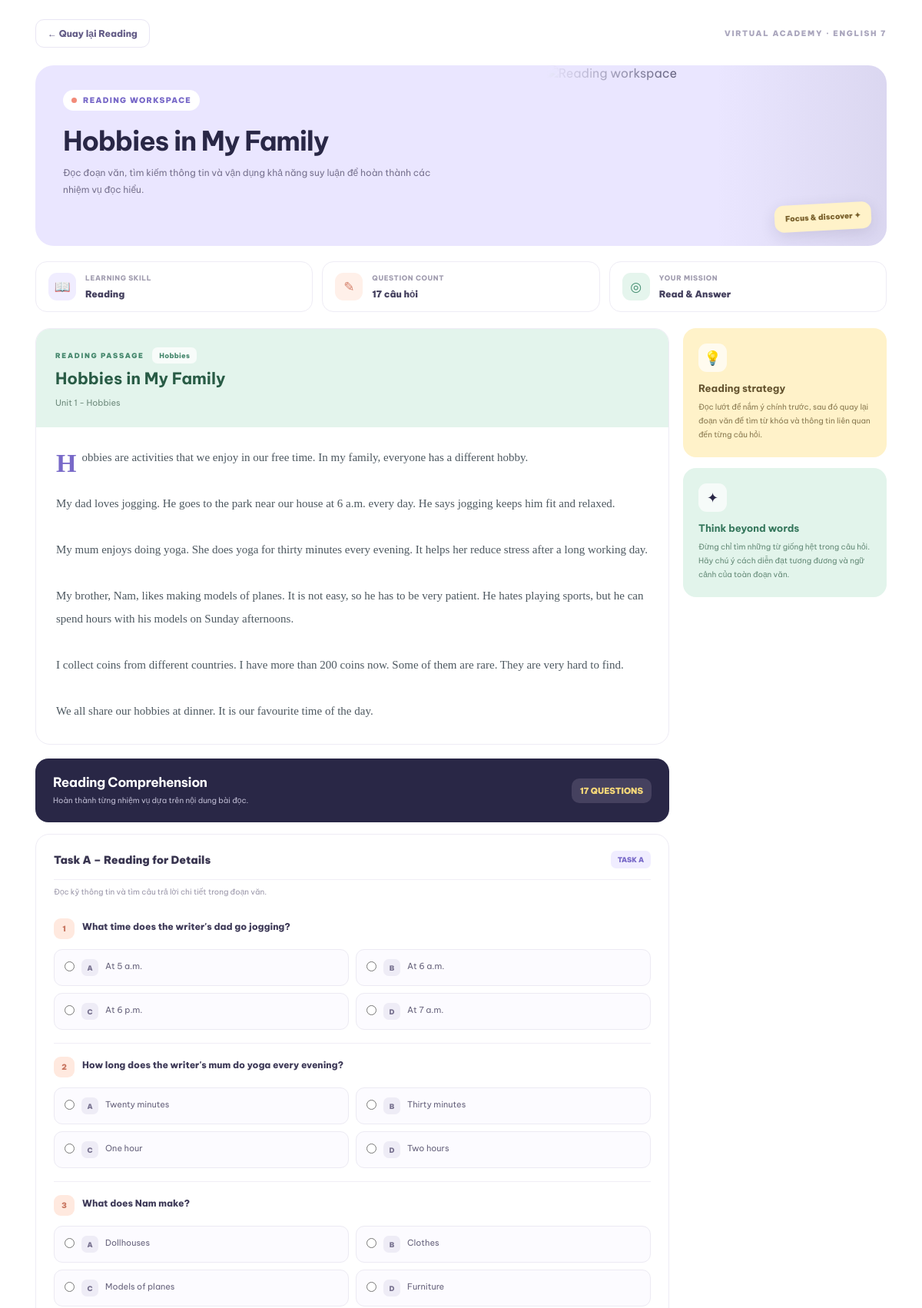
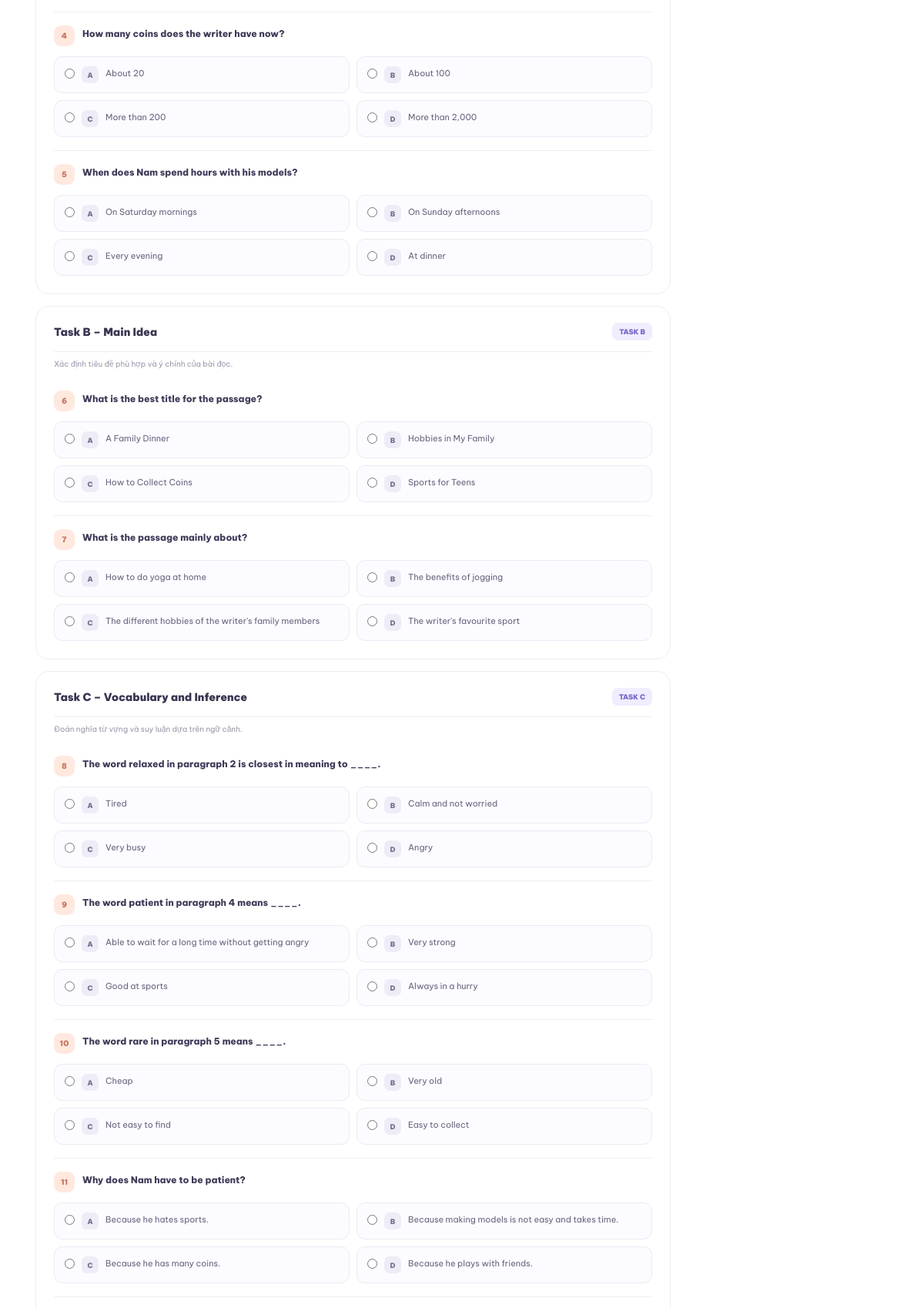
The app's page /reading/practice/1 (signed in, upper part) with its own data (2 pictures, top to bottom).
### database.py (models this page shows)
class ReadingPassage(db.Model):
    __tablename__ = "reading_passages"
    id = db.Column(db.Integer, primary_key=True)
    section_type = db.Column(db.String(20), nullable=False, default="unit")
    unit = db.Column(db.Integer, nullable=True)
    review_number = db.Column(db.Integer, nullable=True)
    title = db.Column(db.String(200), nullable=False)
    topic = db.Column(db.String(100))
    description = db.Column(db.Text)
    content = db.Column(db.Text, nullable=False)
    difficulty = db.Column(db.String(30), default="basic")
    created_at = db.Column(db.DateTime, default=datetime.utcnow)
    questions = db.relationship(
        "ReadingQuestion",
        backref="passage",
        cascade="all, delete-orphan",
        order_by="ReadingQuestion.id"
    )

class ReadingQuestion(db.Model):
    __tablename__ = "reading_questions"
    id = db.Column(db.Integer, primary_key=True)
    passage_id = db.Column(
        db.Integer,
        db.ForeignKey("reading_passages.id"),
        nullable=False
    )
    task_type = db.Column(db.String(10), nullable=False)
    question_type = db.Column(db.String(50), nullable=False)
    question_text = db.Column(db.Text, nullable=False)
    option_a = db.Column(db.Text)
    option_b = db.Column(db.Text)
    option_c = db.Column(db.Text)
    option_d = db.Column(db.Text)
    correct_answer = db.Column(db.Text, nullable=False)
    explanation = db.Column(db.Text)
    difficulty = db.Column(db.String(30), default="basic")
    created_at = db.Column(db.DateTime, default=datetime.utcnow)

### reading.py (the view, shortened to what this page needs)
@reading_bp.route(
    "/reading/practice/<int:passage_id>",
    methods=["GET", "POST"]
)
@student_required
def reading_practice(passage_id):
    passage = ReadingPassage.query.get_or_404(
        passage_id
    )
    unlock_state = get_reading_unlock_state(
        current_user.id
    )
    if passage.section_type == "unit":
        unlocked = unlock_state["unit_unlocked"].get(
            passage.unit,
            False
        )
    else:
        unlocked = unlock_state["review_unlocked"].get(
            passage.review_number,
            False
        )
    questions = ReadingQuestion.query.filter_by(
        passage_id=passage.id
    ).order_by(
        ReadingQuestion.id
    ).all()
    return render_template(
        "reading_practice.html",
        passage=passage,
        questions=questions
    )

### app.py (called while the page is built)
@login_manager.user_loader
def load_user(user_id):
    return db.session.get(User, int(user_id))

### reading.py (called while the page is built)
def student_required(function):
    @wraps(function)
    @login_required
    def wrapper(*args, **kwargs):
        if current_user.role != "student":
            abort(403)
        return function(*args, **kwargs)
    return wrapper

### templates/reading_practice.html (shortened to what this page needs)
{% extends "base.html" %}
{% block content %}
<div class="rpr-page">
    <div class="rpr-topbar">
        <a href="{{ url_for('reading.reading_home') }}" class="rpr-back">
            ← Quay lại Reading
        </a>
        <span class="rpr-top-label">VIRTUAL ACADEMY · ENGLISH 7</span>
    </div>
    <section class="rpr-hero">
        <div class="rpr-hero-content">
            <span class="rpr-eyebrow">READING WORKSPACE</span>
            <h1>{{ passage.title }}</h1>
            <p>
                Đọc đoạn văn, tìm kiếm thông tin và vận dụng khả năng
                suy luận để hoàn thành các nhiệm vụ đọc hiểu.
            </p>
        </div>
        <div class="rpr-hero-image">
            <img src="https://images.unsplash.com/photo-1507842217343-583bb7270b66?w=1000&auto=format&fit=crop&q=85" alt="Reading workspace">
            <div class="rpr-hero-note">Focus & discover ✦</div>
        </div>
    </section>
    {% if questions %}
    <div class="rpr-meta">
        <div class="rpr-meta-item">
            <div class="rpr-meta-icon">📖</div>
            <div class="rpr-meta-text">
                <span>LEARNING SKILL</span>
                <strong>Reading</strong>
            </div>
        </div>
        <div class="rpr-meta-item">
            <div class="rpr-meta-icon">✎</div>
            <div class="rpr-meta-text">
                <span>QUESTION COUNT</span>
                <strong>{{ questions|length }} câu hỏi</strong>
            </div>
        </div>
        <div class="rpr-meta-item">
            <div class="rpr-meta-icon">◎</div>
            <div class="rpr-meta-text">
                <span>YOUR MISSION</span>
                <strong>Read & Answer</strong>
            </div>
        </div>
    </div>
    <form method="POST"
          action="{{ url_for('reading.reading_practice', passage_id=passage.id) }}">
        <div class="rpr-workspace">
            <main class="rpr-main">
                <section class="rpr-passage">
                    <div class="rpr-passage-top">
                        <div class="rpr-passage-label">READING PASSAGE</div>
                        {% if passage.topic %}
                            <span class="rpr-topic">{{ passage.topic }}</span>
                        {% endif %}
                        <h2>{{ passage.title }}</h2>
                        {% if passage.description %}
                            <p class="rpr-passage-description">
                                {{ passage.description }}
                            </p>
                        {% endif %}
                    </div>
                    <div class="rpr-passage-content">{{ passage.content }}</div>
                </section>
                <div class="rpr-questions-heading">
                    <div>
                        <h2>Reading Comprehension</h2>
                        <p>Hoàn thành từng nhiệm vụ dựa trên nội dung bài đọc.</p>
                    </div>
                    <span class="rpr-count">{{ questions|length }} QUESTIONS</span>
                </div>
                {% set task_names = {
                    "A": "Task A – Reading for Details",
                    "B": "Task B – Main Idea",
                    "C": "Task C – Vocabulary and Inference",
                    "D": "Task D – True / False / Not Given"
                } %}
                {% set task_descriptions = {
                    "A": "Đọc kỹ thông tin và tìm câu trả lời chi tiết trong đoạn văn.",
                    "B": "Xác định tiêu đề phù hợp và ý chính của bài đọc.",
                    "C": "Đoán nghĩa từ vựng và suy luận dựa trên ngữ cảnh.",
                    "D": "Xác định thông tin là True, False hoặc Not Given."
                } %}
                {% set state = namespace(current_task="") %}
                {% for question in questions %}
                    {% if question.task_type != state.current_task %}
                        {% if not loop.first %}
                            </section>
                        {% endif %}
                        <section class="rpr-task">
                            <div class="rpr-task-heading">
                                <h3>
                                    {{ task_names.get(question.task_type, "Reading Questions") }}
                                </h3>
                                <span class="rpr-task-badge">
                                    TASK {{ question.task_type }}
                                </span>
                            </div>
                            <p class="rpr-task-description">
                                {{ task_descriptions.get(question.task_type, "Hoàn thành các câu hỏi sau.") }}
                            </p>
                        {% set state.current_task = question.task_type %}
                    {% endif %}
                    <div class="rpr-question">
                        <div class="rpr-question-text">
                            <span class="rpr-number">{{ loop.index }}</span>
                            <span>{{ question.question_text }}</span>
                        </div>
                        {% if question.question_type == "multiple_choice" %}
                            <div class="rpr-options">
                                {% set options = [
                                    ("A", question.option_a),
                                    ("B", question.option_b),
                                    ("C", question.option_c),
                                    ("D", question.option_d)
                                ] %}
                                {% for letter, option in options %}
                                    {% if option %}
                                        <label class="rpr-option">
                                            <input
                                                type="radio"
                                                name="question_{{ question.id }}"
                                                value="{{ letter }}"
                                            >
                                            <span class="rpr-option-letter">{{ letter }}</span>
                                            <span>{{ option }}</span>
                                        </label>
                                    {% endif %}
                                {% endfor %}
                            </div>
                        {% endif %}
                    </div>
                {% endfor %}
                </section>
            </main>
            <aside class="rpr-sidebar">
                <div class="rpr-side-card">
                    <div class="rpr-side-icon">💡</div>
                    <h3>Reading strategy</h3>
                    <p>
                        Đọc lướt để nắm ý chính trước, sau đó quay lại
                        đoạn văn để tìm từ khóa và thông tin liên quan
                        đến từng câu hỏi.
                    </p>
                </div>
                <div class="rpr-side-card mint">
                    <div class="rpr-side-icon">✦</div>
                    <h3>Think beyond words</h3>
                    <p>
                        Đừng chỉ tìm những từ giống hệt trong câu hỏi.
                        Hãy chú ý cách diễn đạt tương đương và ngữ cảnh
                        của toàn đoạn văn.
                    </p>
                </div>
            </aside>
        </div>
    </form>
    {% endif %}
</div>
{% endblock %}

### static/css/style.css (style rules this page uses)
:root { --dark: #20212c; --purple: #7665d8; --light-purple: #f0edff; --text: #777887; --background: #faf9ff; }
* { margin: 0; padding: 0; box-sizing: border-box; }
html { scroll-behavior: smooth; min-height: 100%; }
body { min-height: 100%; font-family: 'Be Vietnam Pro', sans-serif; background: white; color: var(--dark); overflow-x: hidden; }
a { text-decoration: none; color: inherit; }

### records on screen
ReadingPassage: title "Hobbies in My Family", topic "Hobbies", description "Unit 1 - Hobbies", content "Hobbies are activities that we enjoy in our free time. In my family, everyone has a different hobby. My dad loves jogging. He goes to the park near our house at 6 a.m. every day. He says jogging keeps him fit and relaxed. My mum enjoys doing yoga. She does yoga for thirty minutes every evening. It helps her reduce stress after a long working day. My brother, Nam, likes making models of planes. It is not easy, so he has to be very patient. He hates playing sports, but he can spend hours with his models on Sunday afternoons. I collect coins from different countries. I have more than 200 coins now. Some of them are rare. They are very hard to find. We all share our hobbies at dinner. It is our…"
ReadingQuestion: get "Task A – Reading for Details", task_type "A", get "Đọc kỹ thông tin và tìm câu trả lời chi tiết trong đoạn văn.", question_text "What time does the writer's dad go jogging?", option_a "At 5 a.m.", correct_answer "B", option_b "At 6 a.m.", letter "C", option_c "At 6 p.m.", letter "D", option_d "At 7 a.m."
ReadingQuestion: question_text "How long does the writer's mum do yoga every evening?", task_type "A", option_a "Twenty minutes", correct_answer "B", option_b "Thirty minutes", letter "C", option_c "One hour", letter "D", option_d "Two hours"
ReadingQuestion: question_text "What does Nam make?", task_type "A", option_a "Dollhouses", letter "B", option_b "Clothes", correct_answer "C", option_c "Models of planes", letter "D", option_d "Furniture"
ReadingQuestion: question_text "How many coins does the writer have now?", task_type "A", option_a "About 20", letter "B", option_b "About 100", correct_answer "C", option_c "More than 200", letter "D", option_d "More than 2,000"
ReadingQuestion: question_text "When does Nam spend hours with his models?", task_type "A", option_a "On Saturday mornings", correct_answer "B", option_b "On Sunday afternoons", letter "C", option_c "Every evening", letter "D", option_d "At dinner"
ReadingQuestion: get "Task B – Main Idea", task_type "B", get "Xác định tiêu đề phù hợp và ý chính của bài đọc.", question_text "What is the best title for the passage?", letter "A", option_a "A Family Dinner", letter "B", option_b "Hobbies in My Family", letter "C", option_c "How to Collect Coins", letter "D", option_d "Sports for Teens"
ReadingQuestion: question_text "What is the passage mainly about?", letter "A", option_a "How to do yoga at home", task_type "B", option_b "The benefits of jogging", correct_answer "C", option_c "The different hobbies of the writer's family members", letter "D", option_d "The writer's favourite sport"
ReadingQuestion: get "Task C – Vocabulary and Inference", task_type "C", get "Đoán nghĩa từ vựng và suy luận dựa trên ngữ cảnh.", question_text "The word relaxed in paragraph 2 is closest in meaning to ____.", letter "A", option_a "Tired", correct_answer "B", option_b "Calm and not worried", option_c "Very busy", letter "D", option_d "Angry"
ReadingQuestion: question_text "The word patient in paragraph 4 means ____.", correct_answer "A", option_a "Able to wait for a long time without getting angry", letter "B", option_b "Very strong", task_type "C", option_c "Good at sports", letter "D", option_d "Always in a hurry"
ReadingQuestion: question_text "The word rare in paragraph 5 means ____.", letter "A", option_a "Cheap", letter "B", option_b "Very old", letter "C", option_c "Not easy to find", letter "D", option_d "Easy to collect"
ReadingQuestion: question_text "Why does Nam have to be patient?", letter "A", option_a "Because he hates sports.", correct_answer "B", option_b "Because making models is not easy and takes time.", task_type "C", option_c "Because he has many coins.", letter "D", option_d "Because he plays with friends."

### other values on screen
{{ questions|length }} "17"
